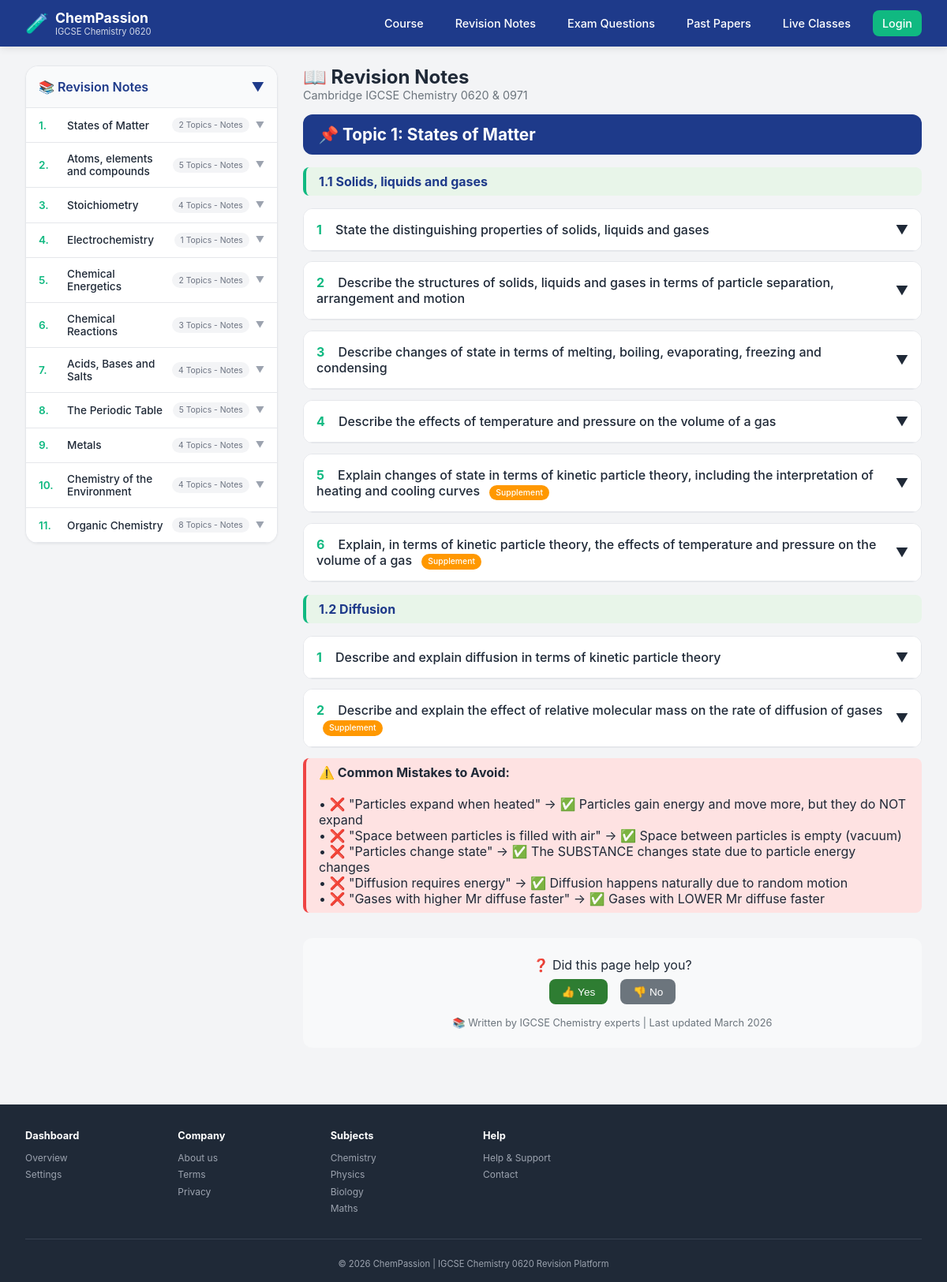
Page /revision-notes/ on the committed database.
### pastpapers/models.py (models this page shows, shortened)
class Topic(models.Model):
    code = models.CharField(max_length=10, help_text="e.g., 1.1, 2.3")
    name = models.CharField(max_length=200, help_text="e.g., States of Matter")
    description = models.TextField(blank=True)
    order = models.IntegerField(default=0)
    class Meta:
        ordering = ['order', 'code']

class TopicNote(models.Model):
    topic = models.OneToOneField(Topic, on_delete=models.CASCADE, related_name='notes')
    content = models.TextField(help_text="Write notes in markdown or HTML format")
    pdf_file = models.FileField(upload_to='notes/', blank=True, null=True)
    updated_at = models.DateTimeField(auto_now=True)

### pastpapers/views.py (the view)
# urls.py: path('revision-notes/', views.revision_notes, name='revision_notes'),
def revision_notes(request):
    topics = Topic.objects.all().order_by('order')
    notes_dict = {}
    for topic in topics:
        try:
            note = TopicNote.objects.get(topic=topic)
            notes_dict[topic.id] = note.content
        except TopicNote.DoesNotExist:
            notes_dict[topic.id] = f"<h2>📖 Notes for {topic.name}</h2><p>Coming soon! Check back later for detailed revision notes.</p>"
    context = {
        'topics': topics,
        'notes': notes_dict,
    }
    return render(request, 'pastpapers/revision_notes.html', context)

### pastpapers/context_processors.py (called while the page is built)
def topics_processor(request):
    try:
        topics = Topic.objects.all().order_by('order')
        for topic in topics:
            topic.question_count = topic.question_set.count()
            topic.subtopic_count = topic.subtopics.count()
        return {'topics': topics}
    except:
        return {'topics': []}

### pastpapers/templatetags/custom_filters.py (called while the page is built)
@register.filter
def get_item(dictionary, key):
    return dictionary.get(key)

### pastpapers/templates/pastpapers/revision_notes.html (shortened to what this page needs)
{% extends 'pastpapers/base.html' %}
{% load custom_filters %}
{% block content %}
<div style="margin-bottom: 1rem;">
    <h1 style="font-size: 1.5rem;">📖 Revision Notes</h1>
    <p style="color: #6c757d; font-size: 0.9rem;">Cambridge IGCSE Chemistry 0620 & 0971</p>
</div>
{% for topic in topics %}
<div id="topic-{{ topic.id }}" class="topic-notes" style="display: {% if forloop.first %}block{% else %}none{% endif %};">
    {% with note=notes|get_item:topic.id %}
        {% if note %}
            {{ note|safe }}
        {% else %}
            <div style="background: white; border-radius: 16px; padding: 2rem; text-align: center;">
                <p>📝 Revision notes for {{ topic.name }} coming soon!</p>
            </div>
        {% endif %}
    {% endwith %}
    <div style="background: #f8f9fa; border-radius: 12px; padding: 1.5rem; margin-top: 2rem; text-align: center;">
        <p style="margin-bottom: 0.5rem;">❓ Did this page help you?</p>
        <div style="display: flex; gap: 1rem; justify-content: center;">
            <button class="btn" style="background: #2e7d32;">👍 Yes</button>
            <button class="btn" style="background: #6c757d;">👎 No</button>
        </div>
        <p style="font-size: 0.8rem; margin-top: 1rem; color: #6c757d;">
            📚 Written by IGCSE Chemistry experts | Last updated March 2026
        </p>
    </div>
</div>
{% endfor %}
{% endblock %}

### pastpapers/templates/pastpapers/base.html (shortened to what this page needs)
<!DOCTYPE html>
<html lang="en">
<head>
</head>
<body>
    <header class="header">
        <div class="header-content">
            <div class="logo">
                <div class="logo-icon">🧪</div>
                <div class="logo-text">
                    <h1>ChemPassion</h1>
                    <p>IGCSE Chemistry 0620</p>
                </div>
            </div>
            <nav class="nav">
                <a href="{% url 'home' %}" class="{% if request.path == '/' %}active{% endif %}">Course</a>
                <a href="{% url 'revision_notes' %}">Revision Notes</a>
                <a href="{% url 'exam_questions' %}">Exam Questions</a>
                <a href="{% url 'past_papers' %}">Past Papers</a>
                <a href="{% url 'live_classes' %}">Live Classes</a>
                {% if user.is_authenticated %}
                    <a href="{% url 'dashboard' %}">Dashboard</a>
                    <a href="{% url 'profile' %}">{{ user.username }}</a>
                    <a href="{% url 'logout' %}" class="btn-login">Logout</a>
                {% else %}
                    <a href="{% url 'login' %}" class="btn-login">Login</a>
                {% endif %}
            </nav>
        </div>
    </header>
    <div class="main-layout">
        {% if request.path == '/revision-notes/' or request.path == '/revision-notes' %}
        <aside class="sidebar">
            <div class="sidebar-card">
                <div class="sidebar-header" onclick="toggleAllTopics()">
                    <span>📚 Revision Notes</span>
                    <span class="toggle-icon">▼</span>
                </div>
                <div class="sidebar-content" id="sidebarContent">
                    {% if topics %}
                        {% for topic in topics %}
                        <div class="topic-group" id="topic-group-{{ topic.id }}">
                            <div class="topic-header" onclick="toggleTopic({{ topic.id }})">
                                <span class="topic-number">{{ topic.code }}.</span>
                                <span class="topic-title">{{ topic.name }}</span>
                                <span class="topic-count">{{ topic.subtopics.count }} Topics - {{ topic.question_count }} Notes</span>
                                <span class="topic-arrow">▼</span>
                            </div>
                        </div>
                        {% endfor %}
                    {% else %}
                        <div class="subtopic-empty">Loading topics...</div>
                    {% endif %}
                </div>
            </div>
        </aside>
        {% endif %}
        <main class="content">
            {% block content %}{% endblock %}
        </main>
    </div>
    <footer class="footer">
        <div class="footer-content">
            <div class="footer-section">
                <h4>Dashboard</h4>
                <a href="#">Overview</a>
                <a href="#">Settings</a>
            </div>
            <div class="footer-section">
                <h4>Company</h4>
                <a href="#">About us</a>
                <a href="#">Terms</a>
                <a href="#">Privacy</a>
            </div>
            <div class="footer-section">
                <h4>Subjects</h4>
                <a href="#">Chemistry</a>
                <a href="#">Physics</a>
                <a href="#">Biology</a>
                <a href="#">Maths</a>
            </div>
            <div class="footer-section">
                <h4>Help</h4>
                <a href="#">Help & Support</a>
                <a href="#">Contact</a>
            </div>
        </div>
        <div class="footer-bottom">
            <p>&copy; 2026 ChemPassion | IGCSE Chemistry 0620 Revision Platform</p>
        </div>
    </footer>
</body>
</html>

### pastpapers/templates/pastpapers/base.html (style rules this page uses)
* { margin: 0; padding: 0; box-sizing: border-box; }
body { font-family: 'Inter', -apple-system, BlinkMacSystemFont, 'Segoe UI', Roboto, sans-serif; background: #F3F4F6; color: #1F2937; }
.header { background: #1E3A8A; color: white; position: sticky; top: 0; z-index: 100; padding: 0.75rem 2rem; box-shadow: 0 2px 10px rgba(0,0,0,0.1); }
.header-content { max-width: 1400px; margin: 0 auto; display: flex; justify-content: space-between; align-items: center; }
.logo { display: flex; align-items: center; gap: 0.5rem; }
.logo-icon { font-size: 1.5rem; }
.logo-text h1 { font-size: 1.1rem; color: white; }
.logo-text p { font-size: 0.7rem; opacity: 0.8; }
.nav { display: flex; gap: 1rem; align-items: center; }
.nav a { text-decoration: none; color: white; font-weight: 500; font-size: 0.9rem; transition: all 0.2s; padding: 0.5rem 0.75rem; border-radius: 8px; }
.btn-login { background: #10B981; color: white !important; padding: 0.4rem 1rem; border-radius: 8px; }
.main-layout { max-width: 1400px; margin: 0 auto; padding: 1.5rem 2rem; display: flex; gap: 2rem; }
.sidebar { width: 320px; flex-shrink: 0; }
.sidebar-card { background: white; border-radius: 16px; border: 1px solid #E5E7EB; overflow: hidden; position: sticky; top: 80px; box-shadow: 0 1px 3px rgba(0,0,0,0.05); }
.sidebar-header { display: flex; justify-content: space-between; align-items: center; cursor: pointer; padding: 1rem; background: #F9FAFB; border-bottom: 1px solid #E5E7EB; font-weight: 600; color: #1E3A8A; }
.toggle-icon { transition: transform 0.2s; }
.sidebar-content { max-height: 800px; overflow-y: auto; transition: max-height 0.3s ease; }
.topic-group { border-bottom: 1px solid #E5E7EB; }
.topic-header { padding: 0.75rem 1rem; cursor: pointer; display: flex; align-items: center; gap: 0.5rem; background: white; transition: background 0.2s; font-size: 0.85rem; }
.topic-number { font-weight: 600; color: #10B981; width: 28px; }
.topic-title { flex: 1; color: #1F2937; font-weight: 500; }
.topic-count { font-size: 0.65rem; color: #6B7280; background: #F3F4F6; padding: 0.2rem 0.5rem; border-radius: 12px; }
.topic-arrow { font-size: 0.7rem; color: #9CA3AF; transition: transform 0.2s; }
.content { flex: 1; min-width: 0; }
.btn { background: #10B981; color: white; padding: 0.5rem 1rem; border-radius: 8px; text-decoration: none; font-size: 0.85rem; display: inline-block; transition: all 0.2s; border: none; cursor: pointer; }
.footer { background: #1F2937; color: #9CA3AF; padding: 2rem 2rem 1rem; margin-top: 3rem; }
.footer-content { max-width: 1400px; margin: 0 auto; display: grid; grid-template-columns: repeat(auto-fill, minmax(150px, 1fr)); gap: 1.5rem; }
.footer-section h4 { color: white; margin-bottom: 0.8rem; font-size: 0.8rem; }
.footer-section a { display: block; color: #9CA3AF; text-decoration: none; font-size: 0.75rem; margin-bottom: 0.4rem; }
.footer-bottom { text-align: center; padding-top: 1.5rem; margin-top: 1.5rem; border-top: 1px solid #374151; font-size: 0.7rem; }
.point-item { border: 1px solid #E5E7EB; border-radius: 12px; margin-bottom: 0.8rem; background: white; overflow: hidden; }
.point-question { padding: 1rem; cursor: pointer; display: flex; justify-content: space-between; align-items: center; background: white; font-weight: 500; color: #1F2937; }
.point-answer { max-height: 0; overflow: hidden; transition: max-height 0.3s ease; background: #FAFAFE; border-top: 1px solid #E5E7EB; }
.point-number { font-weight: bold; color: #10B981; margin-right: 0.8rem; }
.supplement-badge { background: #7C3AED; color: white; font-size: 0.65rem; padding: 0.2rem 0.5rem; border-radius: 20px; margin-left: 0.5rem; }
.main-heading { background: #1E3A8A; color: white; padding: 0.8rem 1.2rem; border-radius: 12px; margin-bottom: 1rem; font-weight: bold; }
.sub-heading { background: #F0FDF4; color: #10B981; padding: 0.5rem 1rem; border-radius: 8px; margin: 1rem 0; font-weight: bold; border-left: 4px solid #10B981; }

### rows in the picture
Topic: code "1", name "States of Matter", subtopics.count "2"
Topic: code "2", name "Atoms, elements and compounds", subtopics.count "5"
Topic: code "3", name "Stoichiometry", subtopics.count "4"
Topic: code "4", name "Electrochemistry", subtopics.count "1"
Topic: code "5", name "Chemical Energetics", subtopics.count "2"
Topic: code "6", name "Chemical Reactions", subtopics.count "3"
Topic: code "7", name "Acids, Bases and Salts", subtopics.count "4"
Topic: code "8", name "The Periodic Table", subtopics.count "5"
Topic: code "9", name "Metals", subtopics.count "4"
Topic: code "10", name "Chemistry of the Environment", subtopics.count "4"
Topic: code "11", name "Organic Chemistry", subtopics.count "8"
TopicNote: content "📌 Topic 1: States of Matter 1.1 Solids, liquids and gases 1 State the distinguishing properties of solids, liquids and gases ▼ 2 Describe the structures of solids, liquids and gases in terms of particle separation, arrangement and motion ▼ 3 Describe changes of state in terms of melting, boiling, evaporating, freezing and condensing ▼ 4 Describe the effects of temperature and pressure on the volume of a gas ▼ 5 Explain changes of state in terms of kinetic particle theory, including the interpretation of heating and cooling curves Supplement ▼ 6 Explain, in terms of kinetic particle theory, the effects of temperature and pressure on the volume of a gas Supplement ▼ 1.2 Diffusion 1 Describe…"
